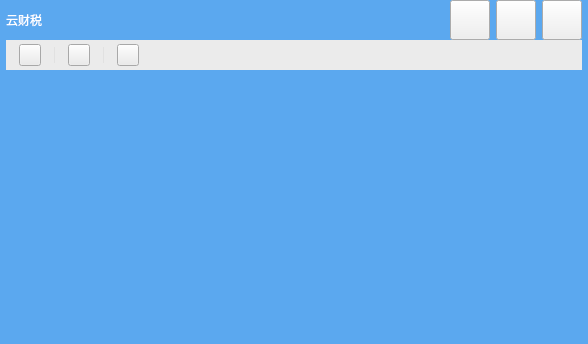
<?xml version="1.0" encoding="UTF-8"?>
<ui version="4.0">
 <class>ZWebViewBrowser</class>
 <widget class="QWidget" name="ZWebViewBrowser">
  <property name="geometry">
   <rect>
    <x>0</x>
    <y>0</y>
    <width>588</width>
    <height>344</height>
   </rect>
  </property>
  <property name="windowTitle">
   <string>ZWebViewBrowser</string>
  </property>
  <property name="styleSheet">
   <string notr="true">QWidget#ZWebViewBrowser{background-color: rgb(91, 168, 239);}</string>
  </property>
  <layout class="QGridLayout" name="gridLayout">
   <property name="leftMargin">
    <number>6</number>
   </property>
   <property name="topMargin">
    <number>0</number>
   </property>
   <property name="rightMargin">
    <number>6</number>
   </property>
   <property name="bottomMargin">
    <number>6</number>
   </property>
   <property name="verticalSpacing">
    <number>0</number>
   </property>
   <item row="0" column="0">
    <widget class="QLabel" name="name_label">
     <property name="sizePolicy">
      <sizepolicy hsizetype="Expanding" vsizetype="Preferred">
       <horstretch>0</horstretch>
       <verstretch>0</verstretch>
      </sizepolicy>
     </property>
     <property name="minimumSize">
      <size>
       <width>0</width>
       <height>40</height>
      </size>
     </property>
     <property name="maximumSize">
      <size>
       <width>16777215</width>
       <height>40</height>
      </size>
     </property>
     <property name="styleSheet">
      <string notr="true">color: rgb(255, 255, 255);
font: 18px &quot;微软雅黑&quot;;</string>
     </property>
     <property name="text">
      <string>云财税</string>
     </property>
    </widget>
   </item>
   <item row="0" column="1">
    <widget class="QPushButton" name="miniPushButton">
     <property name="minimumSize">
      <size>
       <width>40</width>
       <height>40</height>
      </size>
     </property>
     <property name="maximumSize">
      <size>
       <width>40</width>
       <height>40</height>
      </size>
     </property>
     <property name="styleSheet">
      <string notr="true">
        QPushButton{border-image: url(:/new/imageFile/ZWebViewBrowserImage/mini.png);}
        QPushButton:hover{border-image: url(:/new/imageFile/ZWebViewBrowserImage/mini_click.png);}
        QPushButton:pressed{border-image: url(:/new/imageFile/ZWebViewBrowserImage/mini_click.png);};
      </string>
     </property>
     <property name="text">
      <string/>
     </property>
     <property name="iconSize">
      <size>
       <width>4</width>
       <height>14</height>
      </size>
     </property>
    </widget>
   </item>
   <item row="0" column="2">
    <widget class="QPushButton" name="maxPushButton">
     <property name="minimumSize">
      <size>
       <width>40</width>
       <height>40</height>
      </size>
     </property>
     <property name="maximumSize">
      <size>
       <width>40</width>
       <height>40</height>
      </size>
     </property>
     <property name="styleSheet">
      <string notr="true">
        QPushButton{border-image: url(:/new/imageFile/ZWebViewBrowserImage/max.png);}
        QPushButton:hover{border-image: url(:/new/imageFile/ZWebViewBrowserImage/max_click.png);}
        QPushButton:pressed{border-image: url(:/new/imageFile/ZWebViewBrowserImage/max_click.png);};</string>
     </property>
     <property name="text">
      <string/>
     </property>
     <property name="iconSize">
      <size>
       <width>14</width>
       <height>14</height>
      </size>
     </property>
    </widget>
   </item>
   <item row="0" column="3">
    <widget class="QPushButton" name="closePushButton">
     <property name="minimumSize">
      <size>
       <width>40</width>
       <height>40</height>
      </size>
     </property>
     <property name="maximumSize">
      <size>
       <width>40</width>
       <height>40</height>
      </size>
     </property>
     <property name="styleSheet">
      <string notr="true">
        QPushButton{border-image: url(:/new/imageFile/ZWebViewBrowserImage/close.png);}
        QPushButton:hover{border-image: url(:/new/imageFile/ZWebViewBrowserImage/close_click.png);}
        QPushButton:pressed{border-image: url(:/new/imageFile/ZWebViewBrowserImage/close_click.png);};</string>
     </property>
     <property name="text">
      <string/>
     </property>
    </widget>
   </item>
   <item row="1" column="0" colspan="4">
    <widget class="QWidget" name="widget_2" native="true">
     <property name="minimumSize">
      <size>
       <width>0</width>
       <height>30</height>
      </size>
     </property>
     <property name="maximumSize">
      <size>
       <width>16777215</width>
       <height>30</height>
      </size>
     </property>
     <property name="styleSheet">
      <string notr="true">background-color: rgb(235, 235, 235);</string>
     </property>
     <layout class="QHBoxLayout" name="horizontalLayout">
      <property name="spacing">
       <number>13</number>
      </property>
      <property name="leftMargin">
       <number>13</number>
      </property>
      <property name="topMargin">
       <number>4</number>
      </property>
      <property name="rightMargin">
       <number>4</number>
      </property>
      <property name="bottomMargin">
       <number>4</number>
      </property>
      <item>
       <widget class="QPushButton" name="backPushButton">
        <property name="minimumSize">
         <size>
          <width>22</width>
          <height>22</height>
         </size>
        </property>
        <property name="maximumSize">
         <size>
          <width>22</width>
          <height>22</height>
         </size>
        </property>
        <property name="styleSheet">
         <string notr="true">
           QPushButton{border-image: url(:/new/imageFile/ZWebViewBrowserImage/left.png);}
           QPushButton:hover{border-image: url(:/new/imageFile/ZWebViewBrowserImage/left_click.png);}
           QPushButton:pressed{border-image: url(:/new/imageFile/ZWebViewBrowserImage/left_click.png);};
         </string>
        </property>
        <property name="text">
         <string/>
        </property>
        <property name="iconSize">
         <size>
          <width>8</width>
          <height>14</height>
         </size>
        </property>
       </widget>
      </item>
      <item>
       <widget class="QLabel" name="label_2">
        <property name="minimumSize">
         <size>
          <width>1</width>
          <height>16</height>
         </size>
        </property>
        <property name="maximumSize">
         <size>
          <width>1</width>
          <height>16</height>
         </size>
        </property>
        <property name="styleSheet">
         <string notr="true">background-color: rgb(225, 225, 225);</string>
        </property>
        <property name="text">
         <string/>
        </property>
       </widget>
      </item>
      <item>
       <widget class="QPushButton" name="forwardPushButton">
        <property name="minimumSize">
         <size>
          <width>22</width>
          <height>22</height>
         </size>
        </property>
        <property name="maximumSize">
         <size>
          <width>22</width>
          <height>22</height>
         </size>
        </property>
        <property name="styleSheet">
         <string notr="true">
           QPushButton{border-image: url(:/new/imageFile/ZWebViewBrowserImage/right.png);}
           QPushButton:hover{border-image: url(:/new/imageFile/ZWebViewBrowserImage/right_click.png);}
           QPushButton:pressed{border-image: url(:/new/imageFile/ZWebViewBrowserImage/right_click.png);};</string>
        </property>
        <property name="text">
         <string/>
        </property>
       </widget>
      </item>
      <item>
       <widget class="QLabel" name="label_3">
        <property name="minimumSize">
         <size>
          <width>1</width>
          <height>16</height>
         </size>
        </property>
        <property name="maximumSize">
         <size>
          <width>1</width>
          <height>16</height>
         </size>
        </property>
        <property name="styleSheet">
         <string notr="true">background-color: rgb(225, 225, 225);</string>
        </property>
        <property name="text">
         <string/>
        </property>
       </widget>
      </item>
      <item>
       <widget class="QPushButton" name="flushPushButton">
        <property name="minimumSize">
         <size>
          <width>22</width>
          <height>22</height>
         </size>
        </property>
        <property name="maximumSize">
         <size>
          <width>22</width>
          <height>22</height>
         </size>
        </property>
        <property name="styleSheet">
         <string notr="true">
           QPushButton{border-image: url(:/new/imageFile/ZWebViewBrowserImage/repeat.png);}
           QPushButton:hover{border-image: url(:/new/imageFile/ZWebViewBrowserImage/repeat_click.png);}
           QPushButton:pressed{border-image: url(:/new/imageFile/ZWebViewBrowserImage/repeat_click.png);};
         </string>
        </property>
        <property name="text">
         <string/>
        </property>
       </widget>
      </item>
      <item>
       <spacer name="horizontalSpacer">
        <property name="orientation">
         <enum>Qt::Horizontal</enum>
        </property>
        <property name="sizeHint" stdset="0">
         <size>
          <width>414</width>
          <height>20</height>
         </size>
        </property>
       </spacer>
      </item>
     </layout>
    </widget>
   </item>
   <item row="2" column="0" colspan="4">
    <widget class="QWidget" name="widget" native="true"/>
   </item>
  </layout>
 </widget>
 <layoutdefault spacing="6" margin="11"/>
 <resources>
  <include location="../resource.qrc"/>
 </resources>
 <connections/>
</ui>
